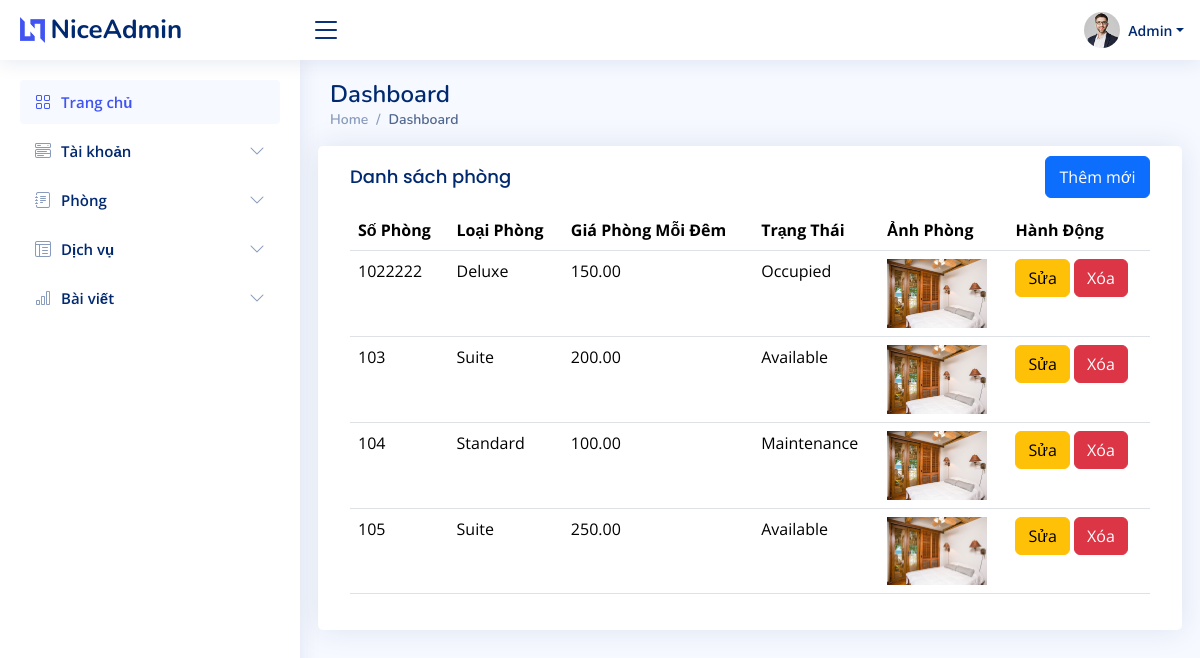
The page /admin_dashboard/rooms on the database as committed earlier.
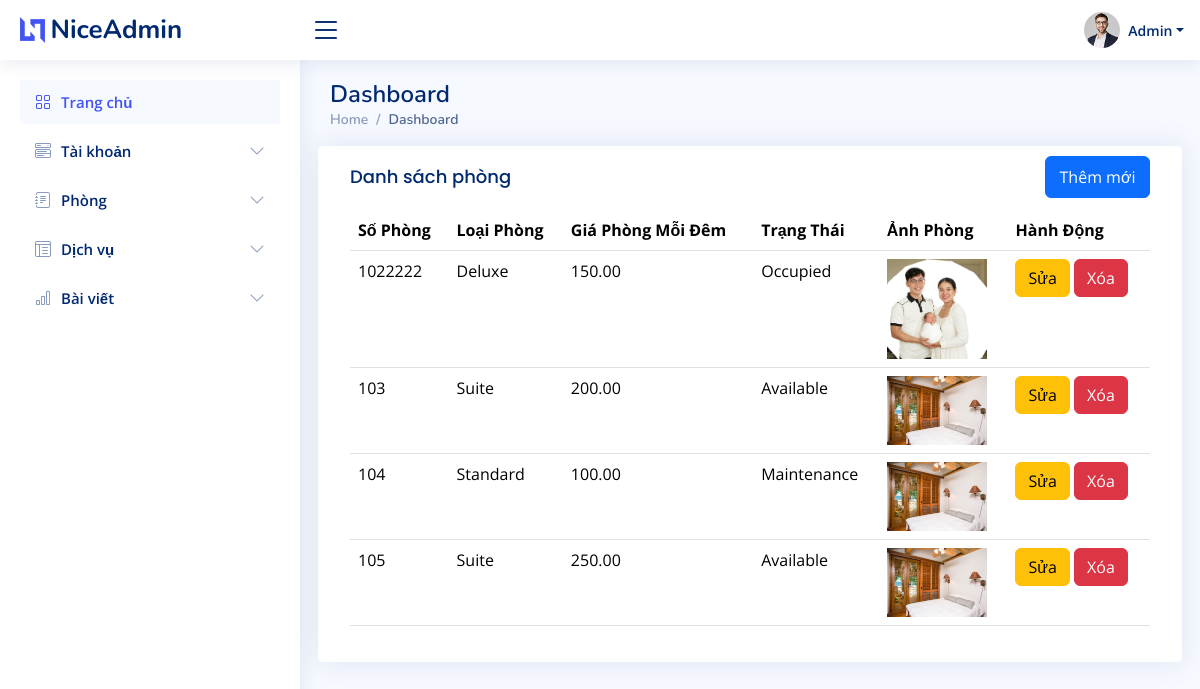
The same page on the database as committed later.
### admin_custom/models.py (models this page shows, shortened)
class Room(models.Model):
    ROOM_STATUS_CHOICES = [
        ('available', 'Available'),
        ('occupied', 'Occupied'),
        ('maintenance', 'Maintenance'),
    ]
    room_number = models.CharField(max_length=10, unique=True)
    room_type = models.CharField(max_length=100)  # Ví dụ: "Deluxe", "Standard", "Suite"
    price_per_night = models.DecimalField(max_digits=10, decimal_places=2)
    status = models.CharField(max_length=20, choices=ROOM_STATUS_CHOICES, default='available')
    image = models.ImageField(upload_to=get_image_upload_path_room, null=True, blank=True)

### admin_custom/views.py (the view, shortened to what this page needs)
# urls.py: path('admin_dashboard/rooms', admin_custom.admin_room, name='admin_room'),
def admin_room(request):
    rooms = Room.objects.all()
    return render(request, 'admin/room.html', {'rooms': rooms})

### home/Templates/admin/room.html (shortened to what this page needs)
{% load static %}
<!DOCTYPE html>
<html lang="en">
  <head>
    <link href="{% static 'assets/vendor/bootstrap/css/bootstrap.min.css' %}" rel="stylesheet" />
    <link href="{% static 'assets/vendor/bootstrap-icons/bootstrap-icons.css' %}" rel="stylesheet" />
    <link href="{% static 'assets/vendor/boxicons/css/boxicons.min.css' %}" rel="stylesheet" />
    <link href="{% static 'assets/vendor/quill/quill.snow.css' %}" rel="stylesheet" />
    <link href="{% static 'assets/vendor/quill/quill.bubble.css' %}" rel="stylesheet" />
    <link href="{% static 'assets/vendor/remixicon/remixicon.css' %}" rel="stylesheet" />
    <link href="{% static 'assets/vendor/simple-datatables/style.css' %}" rel="stylesheet" />
    <link href="{% static 'assets/css/style.css' %}" rel="stylesheet" />
  </head>
  <body>
    {% include 'includes/admin/header.html' %}
    {% include 'includes/admin/sidebar.html' %}
    <main id="main" class="main">
      <div class="pagetitle">
        <h1>Dashboard</h1>
        <nav>
          <ol class="breadcrumb">
            <li class="breadcrumb-item">
              <a href="index.html">Home</a>
            </li>
            <li class="breadcrumb-item active">Dashboard</li>
          </ol>
        </nav>
      </div>
      <section class="section dashboard">
        <div class="row">
          <div class="card">
            <div class="card-body">
              <div class="d-flex justify-content-between">
                 <h5 class="card-title">Danh sách phòng</h5>
                 <button type="button" style="margin-top:10px;width:105px;height:42px" class="btn btn-primary" data-bs-toggle="modal" data-bs-target="#createRoomModal">Thêm mới</button>
              </div>
              <table class="table">
                <thead>
                  <tr>
                    <th>Số Phòng</th>
                    <th>Loại Phòng</th>
                    <th>Giá Phòng Mỗi Đêm</th>
                    <th>Trạng Thái</th>
                    <th>Ảnh Phòng</th>
                    <th>Hành Động</th>
                  </tr>
                </thead>
                <tbody>
                  {% for room in rooms %}
                    <tr>
                      <td>{{ room.room_number }}</td>
                      <td>{{ room.room_type }}</td>
                      <td>{{ room.price_per_night }}</td>
                      <td>{{ room.get_status_display }}</td>
                      <td>
                        {% if room.image %}
                            <img src="{{ room.image.url }}" alt="Room Image" width="100">
                        {% else %}
                            <img src="{% static 'images/img_2.jpg' %}" alt="Room Image" width="100">
                        {% endif %}
                    </td>
                    <td>
                      <button type="button" class="btn btn-warning" data-bs-toggle="modal" data-bs-target="#editRoomModal{{ room.id }}">Sửa</button>
                      <form method="POST" action="{% url 'delete_room' room.id %}" style="display:inline;">
                          <button type="submit" class="btn btn-danger">Xóa</button>
                      </form>
                  </td>
                    </tr>
                  {% endfor %}
                </tbody>
              </table>
            </div>
          </div>
        </div>
      </section>
    </main>
  </body>
</html>

Rows that differ between the two databases and show on the page:
changed Room "Deluxe": image: picture added
